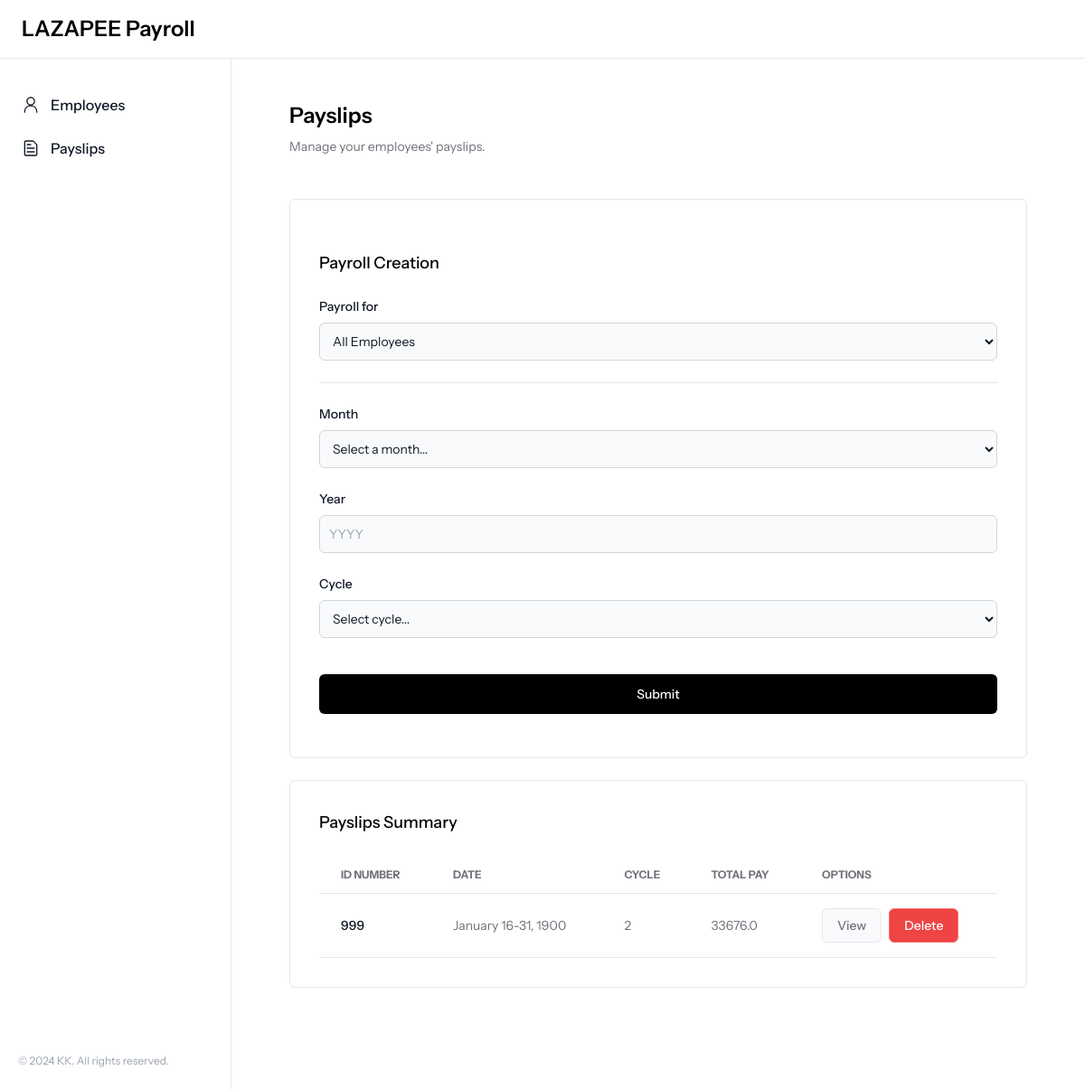
The page /payslips/ on the database its author committed.
### payroll_app/models.py (models this page shows, shortened)
class Payslip(models.Model):
    id_number = models.ForeignKey(Employee, on_delete=models.CASCADE, related_name='payslips')
    month = models.CharField(max_length=10)
    date_range = models.CharField(max_length=20)
    year = models.CharField(max_length=4)
    pay_cycle = models.IntegerField()
    rate = models.FloatField()
    earnings_allowance = models.FloatField()
    deductions_tax = models.FloatField()
    deductions_health = models.FloatField()
    pag_ibig = models.FloatField(default=100)
    sss = models.FloatField()
    overtime = models.FloatField()
    total_pay = models.FloatField()

class Employee(models.Model):
    name = models.CharField(max_length=255)
    id_number = models.CharField(max_length=20, unique=True)
    rate = models.FloatField()
    overtime_pay = models.FloatField(null=True, blank=True)
    allowance = models.FloatField(null=True, blank=True)

### payroll_app/views.py (the view)
# urls.py: path('payslips/', views.payslips, name='payslips'),
def payslips(request):
    employees = Employee.objects.all()
    payslips = Payslip.objects.all()
    context = {
        'employees': employees,
        'payslips': payslips,
    }
    return render(request, 'payroll_app/payslips.html', context)

### payroll_app/templates/payroll_app/payslips.html (shortened to what this page needs)
{% extends 'payroll_app/base.html' %}
{% load static %}
{% block content %}
<div class="flex items-center mb-12">
    <div>
        <span class="text-2xl font-semibold">Payslips</span>
        <p class="text-sm pt-2 text-[#71717A]">Manage your employees' payslips.</p>
    </div>
</div>
<div class="rounded-md bg-white border border-gray-200 sm:p-6 md:p-8 mb-6">
    <form class="space-y-6" action="{% url 'create_payslip' %}" method="POST">
        <h2 class="text-lg font-medium">Payroll Creation</h2>
        <div>
            <label for="name" class="block mb-2 text-sm font-medium text-gray-900">Payroll for</label>
            <select name="id_number" id="id_number"
                class="bg-gray-50 border border-gray-300 text-gray-900 text-sm rounded-md block w-full p-2.5">
                <option value="all_employees">All Employees</option>
            </select>
        </div>
        <hr class="my-6 border-gray-200">
        <div>
            <label for="month" class="block mb-2 text-sm font-medium text-gray-900">Month</label>
            <select id="month" name="month"
                class="bg-gray-50 border border-gray-300 text-gray-900 text-sm rounded-md block w-full p-2.5" required>
                <option disabled selected>Select a month...</option>
            </select>
        </div>
        <div>
            <label for="year" class="block mb-2 text-sm font-medium text-gray-900">Year</label>
            <input type="number" name="year" id="year" min="1900" max="2024" placeholder="YYYY"
                class="bg-gray-50 border border-gray-300 text-gray-900 text-sm rounded-md block w-full p-2.5"
                required />
        </div>
        <div class="pb-4">
            <label for="cycle" class="block mb-2 text-sm font-medium text-gray-900">Cycle</label>
            <select id="cycle" name="cycle"
                class="bg-gray-50 border border-gray-300 text-gray-900 text-sm rounded-md block w-full p-2.5" required>
                <option disabled selected>Select cycle...</option>
            </select>
        </div>
        <button type="submit"
            class="w-full text-white bg-black hover:bg-[#1B1B1B] font-medium rounded-md text-sm px-5 py-3 text-center">Submit</button>
    </form>
</div>
<div class="relative overflow-x-auto rounded-md bg-white border border-gray-200 sm:p-6 md:p-8 mb-16">
    <h2 class="text-lg font-medium mb-6">Payslips Summary</h2>
    <table class="w-full text-sm text-left text-[#71717A]">
        <thead class="text-xs text-[#71717A] uppercase border-b">
            <tr>
                <th scope="col" class="px-6 py-3">
                    ID Number
                </th>
                <th scope="col" class="px-6 py-3">
                    Date
                </th>
                <th scope="col" class="px-6 py-3">
                    Cycle
                </th>
                <th scope="col" class="px-6 py-3">
                    Total Pay
                </th>
                <th scope="col" class="px-6 py-3">
                    Options
                </th>
            </tr>
        </thead>
        <tbody>
            {% for payslip in payslips %}
            <tr class="odd:bg-white even:bg-gray-50 border-b">
                <th scope="row" class="px-6 py-4 font-medium text-gray-900 whitespace-nowrap">
                    {{ payslip.id_number.id_number }}
                </th>
                <td class="px-6 py-4">
                    {{ payslip.month|title }} {{ payslip.date_range }}, {{ payslip.year }}
                </td>
                <td class="px-6 py-4">
                    {{ payslip.pay_cycle }}
                </td>
                <td class="px-6 py-4">
                    {{ payslip.total_pay }}
                </td>
                <td class="px-6 py-4 flex items-center space-x-2">
                    <a href="{% url 'view_payslip' payslip.id %}"
                        class="w-auto flex items-center font-medium bg-gray-50 border border-gray-200 px-4 py-2 rounded-md hover:bg-gray-100">
                        View
                    </a>
                    <form action="{% url 'delete_payslip' payslip.id %}" method="POST"
                        onsubmit="return confirm('Are you sure you want to delete this payslip?')"
                        class="w-auto flex items-center">
                        <button type="submit"
                            class="w-auto flex items-center font-medium bg-red-500 border border-red-400 text-white px-4 py-2 rounded-md hover:bg-red-600 -mb-3.5">
                            Delete
                        </button>
                    </form>
                </td>
            </tr>
            {% endfor %}
        </tbody>
    </table>
</div>
{% endblock %}

### payroll_app/templates/payroll_app/base.html (style rules this page uses)
body { font-family: "Instrument Sans", sans serif; }

### rows shown on the page
Payslip: id_number.id_number "999", month "January", date_range "16-31", year "1900", pay_cycle "2", total_pay "33676.0"
